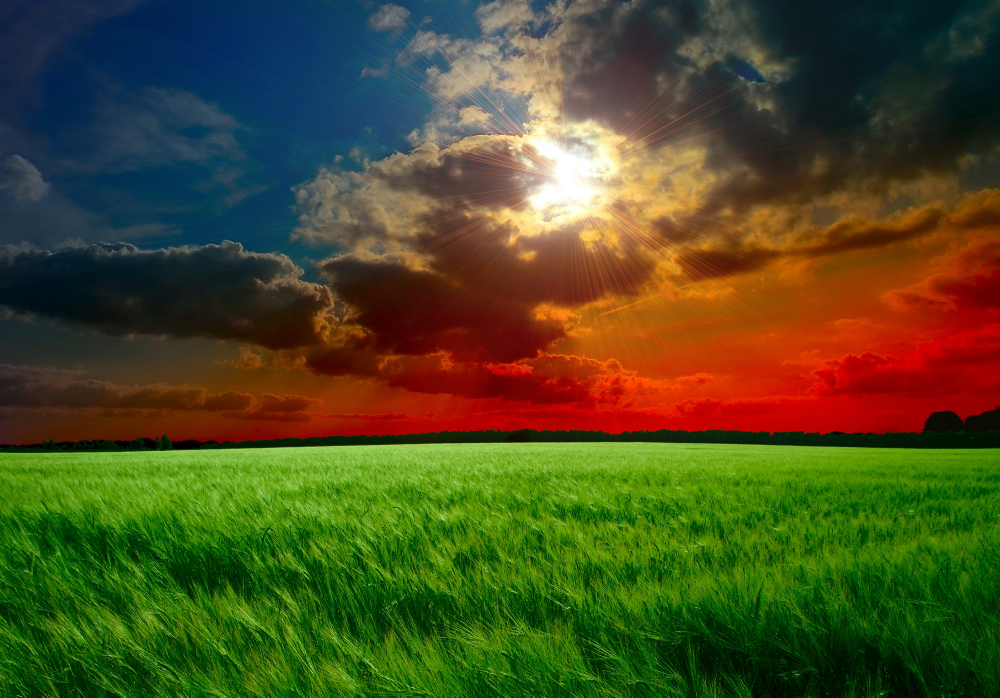
#> input picture Image Processing/PhotoEditor_python_Spizjeno/resources/beach.jpg, 3000 x 2092 px (shown at 1/3 size)
$ python hhhh.py
#> lines starting #> are read from the running program, lines starting #| are printed output that depends on the picture
from matplotlib import pyplot as plt
import cv2 as cv

beach = cv.imread('resources/beach.jpg')
#> beach is the input picture: shape (2092, 3000, 3); mean B, G, R 34.3, 76.6, 73.8
cv.imshow('beach', beach)
color = ('b', 'g', 'r')
for i, color in enumerate (color):
    hist = cv.calcHist([beach], [i], None, [256], [0, 256])
    plt.title('beach')
    plt.xlabel('Bins')
    plt.ylabel('num of perlex')
    plt.plot(hist, color = color)
    plt.xlim([0, 260])
    plt.show()
    cv.waitKey(0)
    cv.destroyAllWindows()
#> this loop made 3 passes
#> pass 1, `plt.show()`:
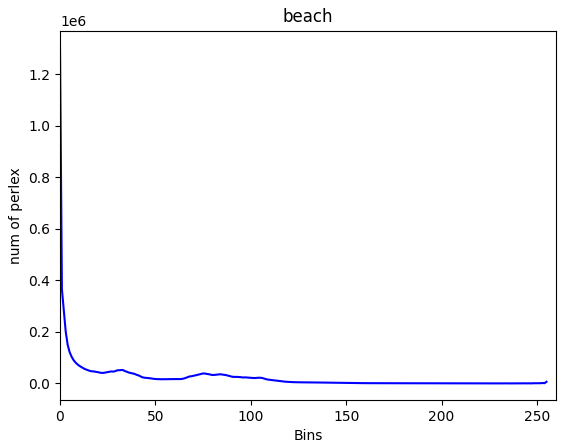
#> figure drawn by matplotlib, 1 panel; curve peaks at x = 0, y = 1303258
#> pass 2, `plt.show()`:
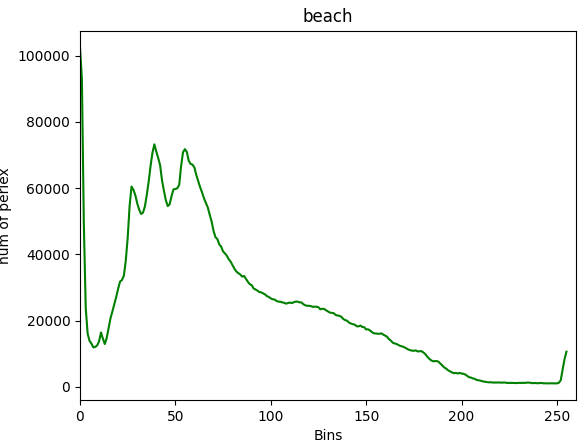
#> figure drawn by matplotlib, 1 panel; curve peaks at x = 0, y = 102511

$ run again, with Image Processing/PhotoEditor_python_Spizjeno/resources/house.jpg copied over Image Processing/PhotoEditor_python_Spizjeno/resources/beach.jpg
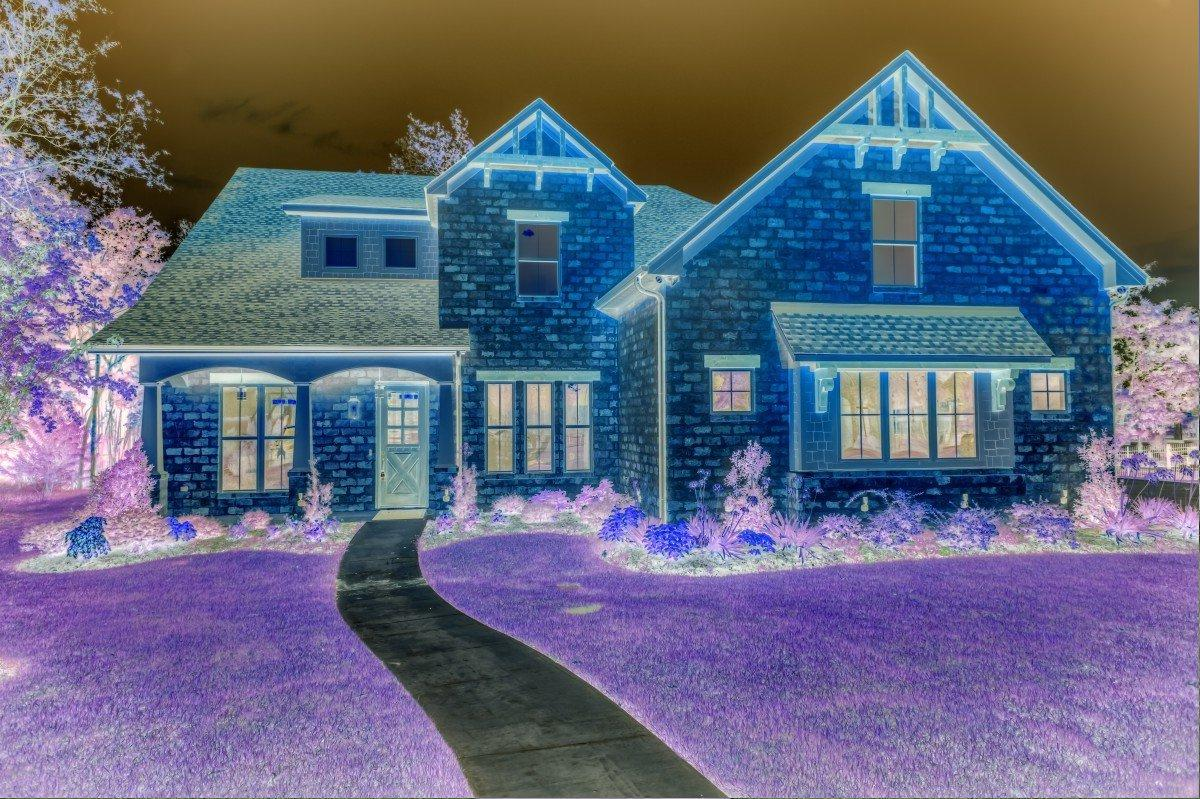
#> input picture Image Processing/PhotoEditor_python_Spizjeno/resources/house.jpg, 1200 x 799 px
#> beach is the input picture: shape (799, 1200, 3); mean B, G, R 125.6, 104.5, 100.6
#> the loop `for i, color in enumerate (color):` made 3 passes
#> pass 1, `plt.show()`:
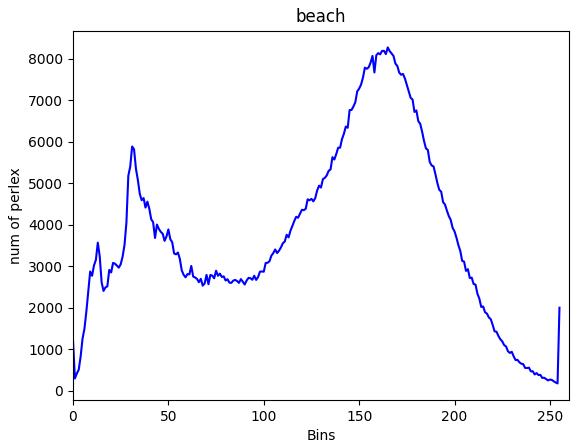
#> figure drawn by matplotlib, 1 panel; curve peaks at x = 165, y = 8273
#> pass 2, `plt.show()`:
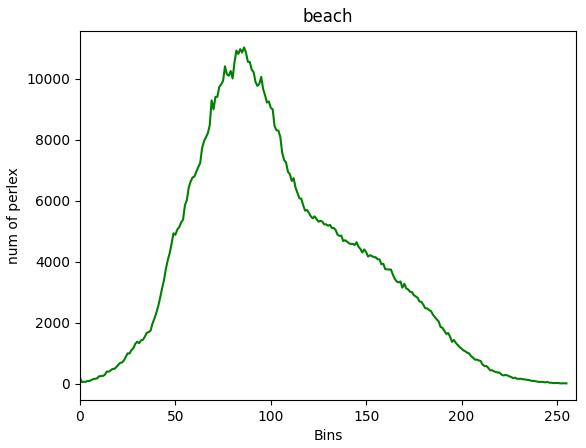
#> figure drawn by matplotlib, 1 panel; curve peaks at x = 86, y = 11020

$ run again, with Image Processing/PhotoEditor_python_Spizjeno/resources/tree1.jpg copied over Image Processing/PhotoEditor_python_Spizjeno/resources/beach.jpg
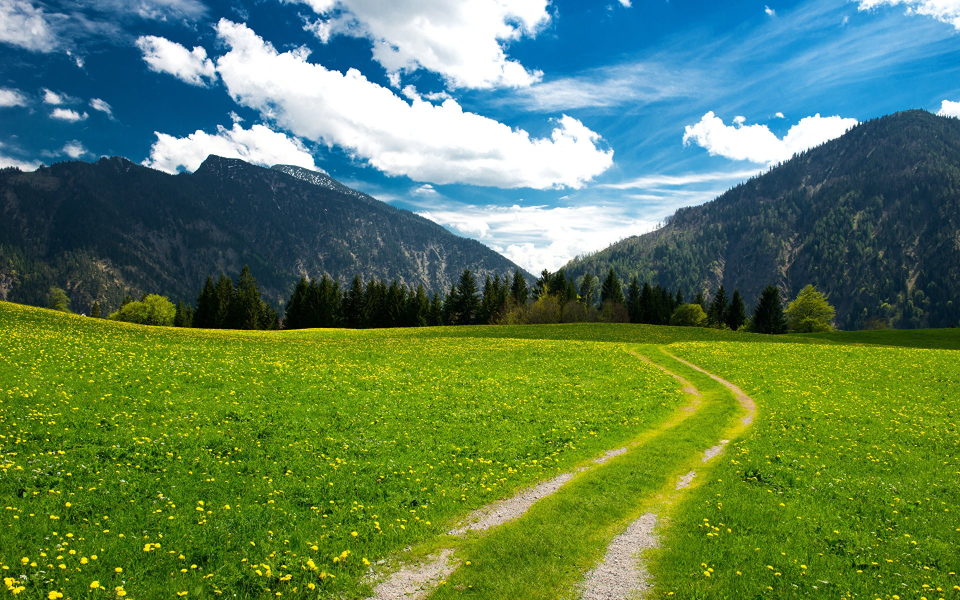
#> input picture Image Processing/PhotoEditor_python_Spizjeno/resources/tree1.jpg, 1920 x 1200 px (shown at 1/2 size)
#> beach is the input picture: shape (1200, 1920, 3); mean B, G, R 85.4, 127.3, 92.5
#> the loop `for i, color in enumerate (color):` made 3 passes
#> pass 1, `plt.show()`:
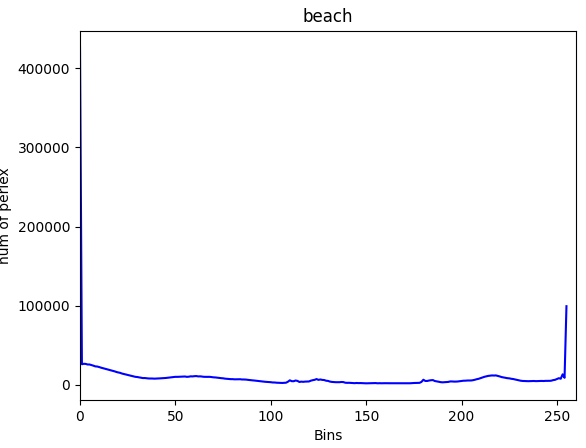
#> figure drawn by matplotlib, 1 panel; curve peaks at x = 0, y = 426658
#> pass 2, `plt.show()`:
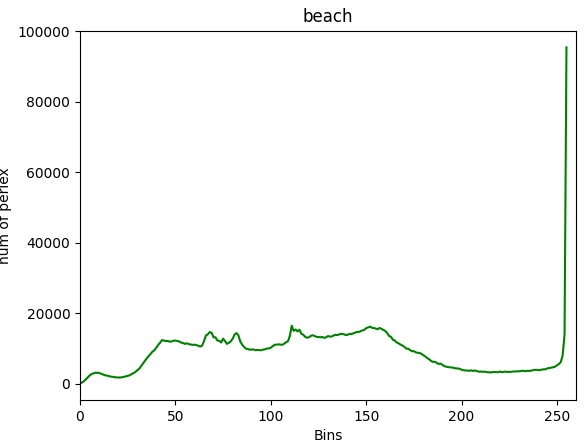
#> figure drawn by matplotlib, 1 panel; curve peaks at x = 255, y = 95402
